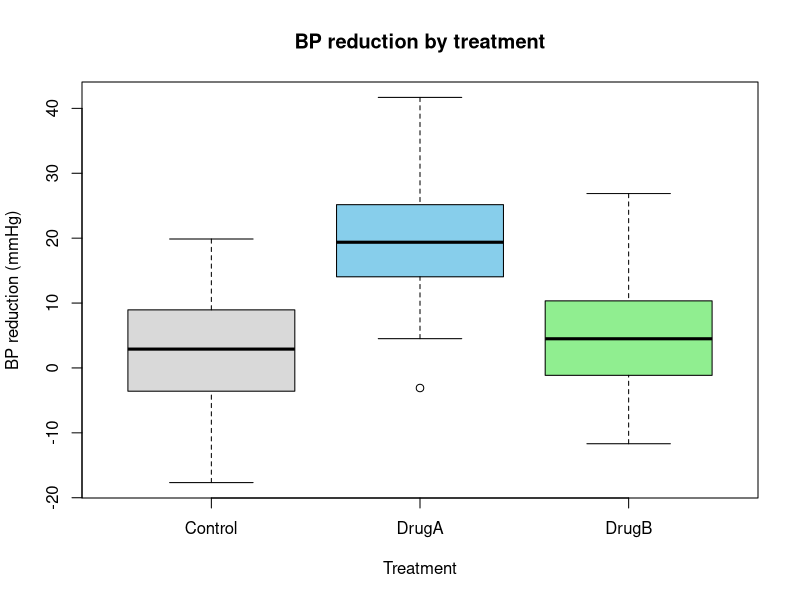
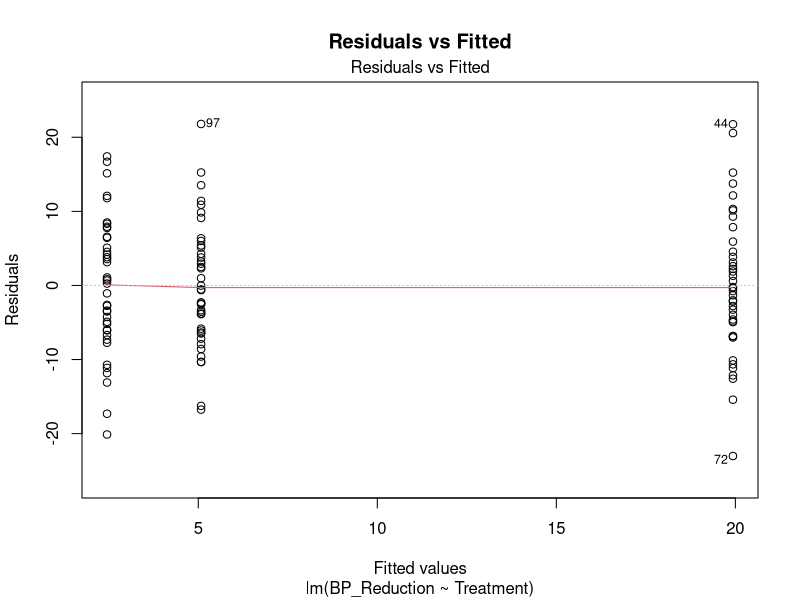
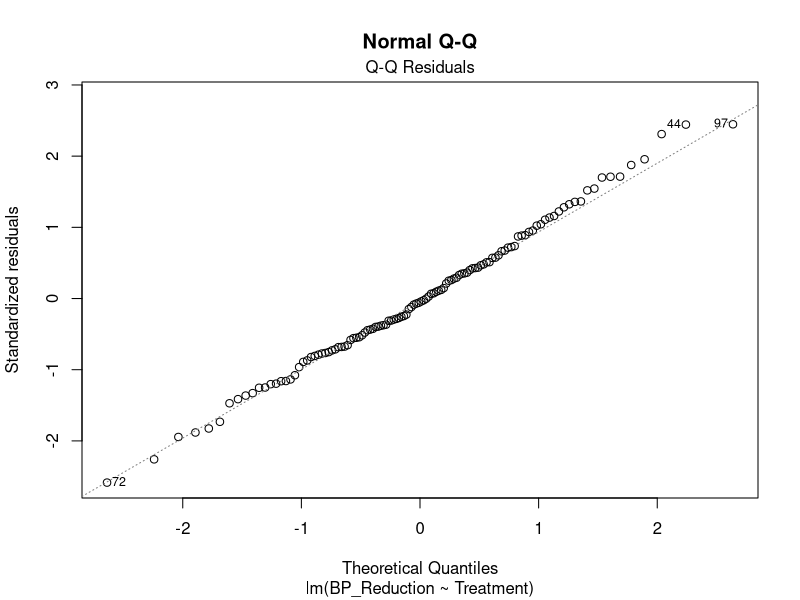

Generate these figures, in order, with R:
## ---- chunk 1
#| echo: false
# Prepare example data once for subsequent slides (hidden)
set.seed(123)
control <- rnorm(40, mean = 2,  sd = 10)
drugA   <- rnorm(40, mean = 20, sd = 10)
drugB   <- rnorm(40, mean = 5,  sd = 10)
df_bp <- data.frame(
  Treatment = factor(rep(c("Control","DrugA","DrugB"), each = 40),
                     levels = c("Control","DrugA","DrugB")),
  BP_Reduction = c(control, drugA, drugB)
)
## ---- chunk 2
#| echo: false
boxplot(BP_Reduction ~ Treatment, data = df_bp,
        col = c("gray85","skyblue","lightgreen"),
        ylab = "BP reduction (mmHg)", main = "BP reduction by treatment")
## ---- chunk 3
#| echo: false
aggregate(BP_Reduction ~ Treatment, data = df_bp,
          FUN = function(x) c(Mean = round(mean(x),2), SD = round(sd(x),2)))
## ---- chunk 4
#| echo: false
# R (refresher): reference coding with Control as baseline
contrasts(df_bp$Treatment) <- contr.treatment(levels(df_bp$Treatment))
fit <- lm(BP_Reduction ~ Treatment, data = df_bp)
summary(fit)
## ---- chunk 5
#| echo: false
## R: effects (sum-to-zero) coding
contrasts(df_bp$Treatment) <- contr.sum(levels(df_bp$Treatment))
fit2 <- lm(BP_Reduction ~ Treatment, data = df_bp)
summary(fit2)
## ---- chunk 6
#| echo: false
# Obtain estimated marginal means from the fitted lm object
library(emmeans)
emms <- emmeans(fit, ~ Treatment)
emms
## ---- chunk 7
#| echo: false
anova(fit)
## ---- chunk 8
# Performing post-hoc analysis with emmeans
library(emmeans)
emms <- emmeans(fit, ~ Treatment)
contrast(emms, method="pairwise", adjust="Bonferroni")
## ---- chunk 9
# Residuals vs Fitted
plot(fit, which = 1, main = "Residuals vs Fitted")

# Normal Q-Q
plot(fit, which = 2, main = "Normal Q-Q")
